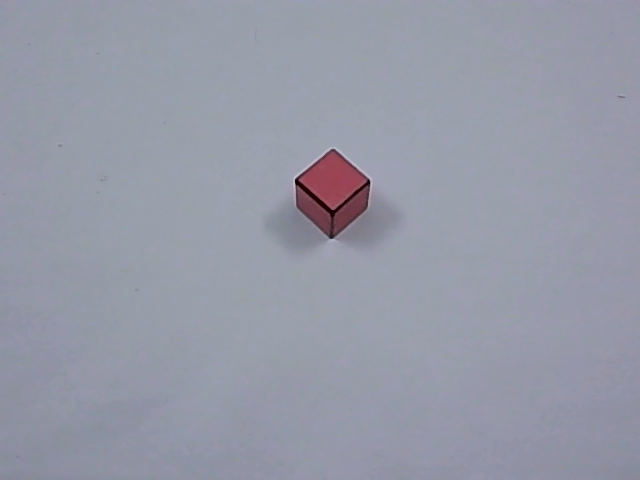
#> input picture data/frame10.png, 640 x 480 px
$ python main.py
#> lines starting #> are read from the running program, lines starting #| are printed output that depends on the picture; after the words box and inside, x2 and y2 are one past the last pixel; in counts of white or black regions, pixels touching at a corner belong together; long printed decimals are rounded
#> further down, img is the input picture: shape (480, 640, 3); mean B, G, R 167.4, 153.9, 150
### cube_vertices.py
import cv2
import numpy as np

def detect_vertex(img_path):
    # Load image
#> called with img_path = 'result/BIPED2CLASSIC/fused/frame10.png'
    img = cv2.imread(img_path)
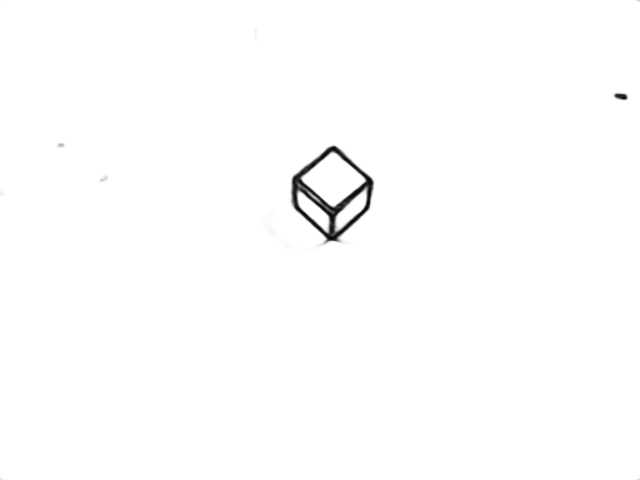
#> input picture result/BIPED2CLASSIC/fused/frame10.png, 640 x 480 px
#> img is the input picture: shape (480, 640, 3); min 3, max 255, mean 253.5

    # Convert to grayscale
    gray = cv2.cvtColor(img, cv2.COLOR_BGR2GRAY)

    # Apply corner detection
    corners = cv2.goodFeaturesToTrack(gray, 140, 0.03, 10)
#> corners = 17 rows, first 8: [615, 95], [625, 98], [327, 240], [338, 240], [336, 230], [298, 191], [366, 187], [301, 178]
    corners = np.int0(corners)

    # Filter corners based on distance (at least 50 pixels apart)
    filtered_corners = []
    min_distance = 20

    for i in range(corners.shape[0]):
        x1, y1 = corners[i].ravel()

        # Check the distance with previously selected corners
        if all(np.sqrt((x1 - x2)**2 + (y1 - y2)**2) > min_distance for x2, y2 in filtered_corners):
            filtered_corners.append((x1, y1))
#> this loop made 17 passes
#> (x1, y1) on passes 1 to 12: (615, 95), (625, 98), (327, 240), (338, 240), (336, 230), (298, 191), (366, 187), (301, 178), (334, 206), (334, 146), (328, 216), (63, 145)
#> after the loop, filtered_corners = [(615, 95), (327, 240), (298, 191), (366, 187), (334, 206), (334, 146), (63, 145), (100, 180), (368, 209)]

    # Draw circles on detected corners
    for x, y in filtered_corners:
        cv2.circle(img, (x, y), 8, 255, -1)
#> this loop made 9 passes
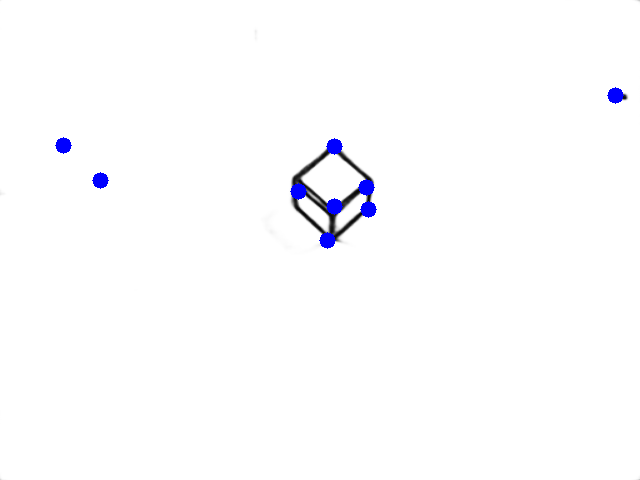
#> img: shape (480, 640, 3); 0.58% of pixels changed, all inside (x1, y1, x2, y2) = (55, 87, 624, 249)

    # Display image with detected corners
    cv2.imwrite("frame10.png", img)
    cv2.imshow('Detected Corners', img)
    cv2.waitKey(0)
    cv2.destroyAllWindows()
# detect_vertex('result/BIPED2CLASSIC/fused/frame10.png')

### main.py
import cv2
import numpy as np
import subprocess
import ast
from cube_vertices import detect_vertex
img = cv2.imread("data/frame10.png")

# Run the model
def run_dexined():
    dexined_path = '.\DexiNed'
    command = f"python {dexined_path}\main.py"
    subprocess.run(command, shell=True, check=True)  # Execute and check output
    processed_image_path = 'result/BIPED2CLASSIC/fused/frame10.png'  # Output path of the model
    return processed_image_path

edge_img_path = run_dexined()
edge_img_path = 'result/BIPED2CLASSIC/fused/frame10.png'
# edge_img = cv2.imread(edge_img_path)

# Detect corners of the cube from the edges
detect_vertex(edge_img_path)

with open("points.txt", "r") as file:
#> (reads points.txt from the repository)
    data = file.read()

# Convert the string to a list of tuples
array_2D_points = ast.literal_eval(data)

points_2D = np.array(array_2D_points[1:]
, dtype=np.float32)
X = (0.0, 0.0, 0.0)
A = (-2.8,-2.8, 2.8)
B = (-2.8, 2.8, 2.8)
C = (2.8, 2.8, 2.8)
D = (2.8,-2.8, 2.8)
E = (-2.8,-2.8,-2.8)
F = (-2.8, 2.8,-2.8)
G = (2.8, 2.8, -2.8)
H = (2.8,-2.8, -2.8)

points_3D = np.array([A, B, C, D, G, H])

dist_coeffs = np.array([[-9.14692714e-02],
                        [1.55892004],
                        [4.77596533e-03],
                        [-2.23396589e-03]])

# dist_coeffs = np.zeros((4, 1))
matrix_camera = np.array([[709.70715987, 0.0, 316.02753041],
                          [0.0, 710.15430705, 262.7973154 ],
                          [0.0, 0.0, 1.0]])

success, vector_rotation, vector_translation = cv2.solvePnP(points_3D, points_2D, matrix_camera, dist_coeffs, flags = 0)
#> success = True; vector_rotation = [2.48, 1.05, -0.245]; vector_translation = [1.66, -7.24, 74.23]

cube_2D_center, jacobian = cv2.projectPoints(
    np.array([(0.0, 0.0, 50.0)]),
    vector_rotation,
    vector_translation,
    matrix_camera,
    dist_coeffs,
)
#> cube_2D_center = [[431.7, -1544.1]]

# [7 lines of commented-out code are left out]
rotation_matrix, _ = cv2.Rodrigues(vector_rotation)
#> rotation_matrix = [[0.696, 0.718, 0.00563], [0.641, -0.618, -0.454], [-0.323, 0.32, -0.891]]

# Define the length of the coordinate axes
axis_length = 150

# Define the origin, center of the cube
ox = array_2D_points[0][0]
oy = array_2D_points[0][1]
origin = (ox, oy, 0)

# Define the X, Y, and Z axes in the world coordinate system
x_axis = axis_length * np.array([1, 0, 0])
y_axis = axis_length * np.array([0, 1, 0])
z_axis = axis_length * np.array([0, 0, 1])

# Rotate the axes using the rotation matrix
x_axis_rotated = np.dot(rotation_matrix, x_axis) + origin
#> x_axis_rotated = [437.4, 284.2, -48.4]
y_axis_rotated = np.dot(rotation_matrix, y_axis) + origin
#> y_axis_rotated = [440.7, 95.24, 48]
z_axis_rotated = np.dot(rotation_matrix, z_axis) + origin
#> z_axis_rotated = [333.8, 119.8, -133.6]

# Create an image
img_size = (500, 500, 3)
image = np.ones(img_size, dtype=np.uint8) * 255

# Draw the rotated X, Y, and Z axes
origin = tuple(map(int, origin[:2]))
x_axis_end = tuple(map(int, x_axis_rotated[:2]))
#> x_axis_end = (437, 284)
y_axis_end = tuple(map(int, y_axis_rotated[:2]))
#> y_axis_end = (440, 95)
z_axis_end = tuple(map(int, z_axis_rotated[:2]))
#> z_axis_end = (333, 119)

cv2.line(img, origin, x_axis_end, (255, 0, 0), 2)  # Draw X-axis in blue
cv2.line(img, origin, y_axis_end, (0, 255, 0), 2)  # Draw Y-axis in green
cv2.line(img, origin, z_axis_end, (0, 0, 255), 2)  # Draw Z-axis in red

# Calculate distance
tx = vector_translation[0][0]
#> tx = 1.66
ty = vector_translation[1][0]
#> ty = -7.24
tz = vector_translation[2][0]
#> tz = 74.23
distance = np.sqrt(tx**2 + ty**2 + tz**2)
#> distance = 74.6
distance_str = f"Distance: {distance:.2f}"
#> distance_str = 'Distance: 74.60'
cv2.putText(img, distance_str, (10, 30), cv2.FONT_HERSHEY_SIMPLEX, 1, (0, 255, 0), 2)

angle = np.linalg.norm(vector_rotation)
#> angle = 2.71
axis = vector_rotation / angle
#> axis = [0.917, 0.389, -0.0907]
angle_degrees = angle * 180 / np.pi
#> angle_degrees = 155
cos_x = axis[0]
#> cos_x = [0.917]
cos_y = axis[1]
#> cos_y = [0.389]
cos_z = axis[2]
#> cos_z = [-0.0907]
angle_ox_rad = np.arccos(cos_x)
#> angle_ox_rad = [0.411]
angle_oy_rad = np.arccos(cos_y)
#> angle_oy_rad = [1.17]
angle_oz_rad = np.arccos(cos_z)
#> angle_oz_rad = [1.66]
angle_ox_degrees = angle_ox_rad * 180 / np.pi
#> angle_ox_degrees = [23.53]
angle_oy_degrees = angle_oy_rad * 180 / np.pi
#> angle_oy_degrees = [67.12]
angle_oz_degrees = angle_oz_rad * 180 / np.pi
#> angle_oz_degrees = [95.2]
angles_str = f"""Ox: {angle_ox_degrees[0]:.2f} Oy: {angle_oy_degrees[0]:.2f} Oz: {angle_oz_degrees[0]:.2f}"""
#> angles_str = 'Ox: 23.53 Oy: 67.12 Oz: 95.20'
cv2.putText(img, angles_str, (10, 70), cv2.FONT_HERSHEY_SIMPLEX, 0.75, (0, 0, 255), 2)
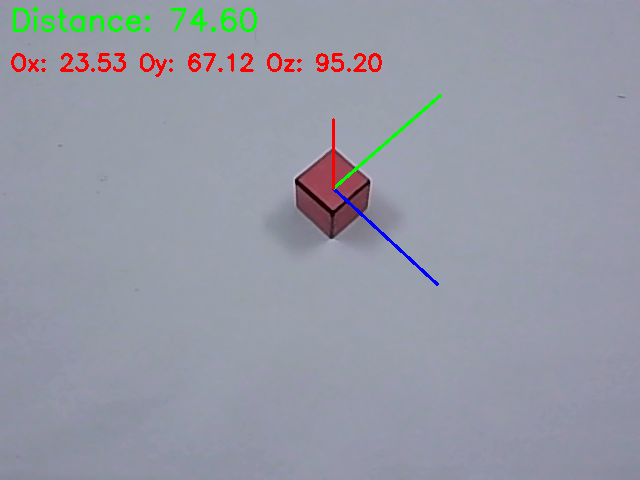
#> img: shape (480, 640, 3); mean B, G, R 165.1, 153.2, 149.5


cv2.imshow("Final", img)
cv2.waitKey(0)
cv2.destroyAllWindows()

print(vector_rotation)
#| [[ 2.481]
#|  [ 1.052]
#|  [-0.2454  ]]
print(vector_translation)
#| [[ 1.661]
#|  [-7.236]
#|  [74.226]]
print(distance)
#| 74.596
print("Rotation angles (degrees):")
print("Ox:", angle_ox_degrees)
#| Ox: [23.526]
print("Oy:", angle_oy_degrees)
#| Oy: [67.125]
print("Oz:", angle_oz_degrees)
#| Oz: [95.203]
